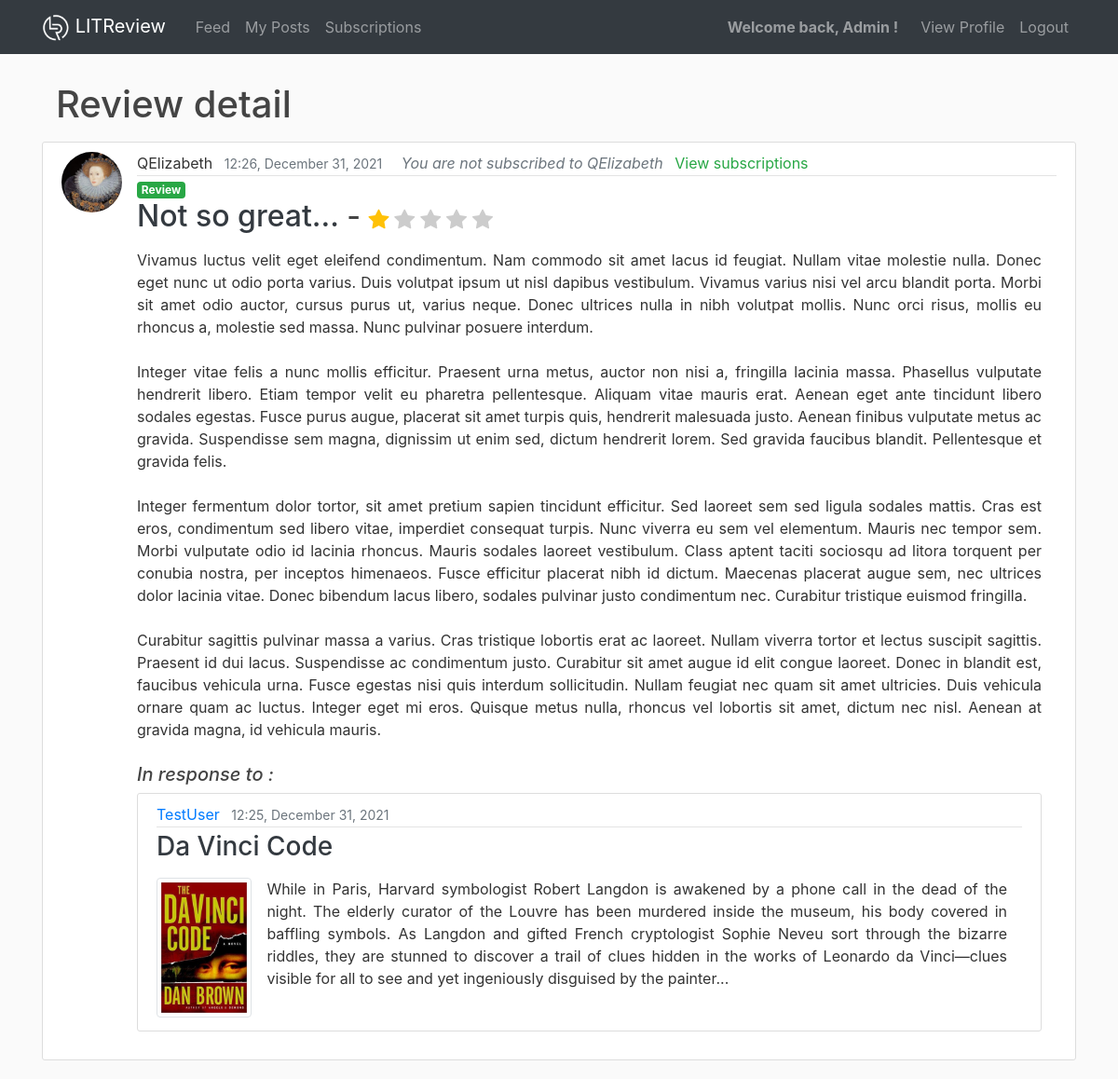
Page /review/50/detail (signed in) on the committed database.
### reviews/models.py (models this page shows, shortened)
class Review(models.Model):
    ticket = models.ForeignKey(to=Ticket, on_delete=models.CASCADE)
    rating = models.PositiveSmallIntegerField(validators=[MinValueValidator(1), MaxValueValidator(5)])
    headline = models.CharField(max_length=128)
    body = models.TextField(max_length=8192, blank=True)
    user = models.ForeignKey(
        to=settings.AUTH_USER_MODEL, on_delete=models.CASCADE)
    time_created = models.DateTimeField(default=timezone.now)

class Ticket(models.Model):
    title = models.CharField(max_length=128)
    description = models.TextField(max_length=2048, blank=True)
    user = models.ForeignKey(
        to=settings.AUTH_USER_MODEL, on_delete=models.CASCADE)
    time_created = models.DateTimeField(default=timezone.now)
    image = models.ImageField(blank=True, null=True, upload_to='reviews_img')
    if image is True:
        def save(self, *args, **kwargs):
            super().save()
            img = ImageOps.contain(
                Image.open(self.image.path),
                (200, 200),
                method=3
            )
            img.save(self.image.path)

### users/models.py (models this page shows, shortened)
class Profile(models.Model):
    user = models.OneToOneField(User, on_delete=models.CASCADE)
    image = models.ImageField(default='default.jpg', upload_to='profile_pics')

### reviews/views.py (the view)
# urls.py: path('review/<int:pk>/detail', views.review_detail, name='review-detail'),
@login_required
def review_detail(request, pk):
    review = Review.objects.get(id=pk)
    user = review.user
    followed_users = get_user_follows(user)
    context = {
        'post': review,
        'title': 'Review detail',
        'followed_users': followed_users
    }
    return render(request, 'reviews/post_detail.html', context)

### reviews/utils.py (called while the page is built)
def get_user_follows(user):
    follows = UserFollow.objects.filter(user=user)
    followed_users = []
    for follow in follows:
        followed_users.append(follow.followed_user)
    return followed_users

### reviews/templates/reviews/post_detail.html
{% extends "reviews/_base.html" %}
{% block content %}
<div class="container">
  <div class="row mb-2">
    <h1 class="col-8 py-2 mb-0">{{ title }}</h1>
  </div>
</div>
{% if title == 'Ticket detail' %}
  {% include 'reviews/ticket_snippet.html' %}
{% elif title == 'Review detail' %}
  {% include 'reviews/review_snippet.html' %}
{% endif %}
{% endblock content %}

### reviews/templates/reviews/_base.html (shortened to what this page needs)
<!DOCTYPE html>
{% load static %}
<html lang="en">
<head>
  <link rel="stylesheet" href="https://cdn.jsdelivr.net/npm/bootstrap@4.6.1/dist/css/bootstrap.min.css"
>
  <link rel="stylesheet" href="https://cdn.jsdelivr.net/npm/bootstrap-icons@1.7.2/font/bootstrap-icons.css">
  <link rel="stylesheet" type="text/css" href="{% static 'reviews/css/main.css' %}?version=2">
</head>
<body>
  <header class="site-header">
    <nav class="navbar navbar-expand-md navbar-dark bg-dark fixed-top">
      <div class="container">
        <a class="navbar-brand mr-4" href="{% url 'reviews-feed' %}">
          <img src="{% static 'reviews/img/logo_w.png' %}" width="30" height="30" alt="LITReview logo">
          LITReview
        </a>
        <div class="collapse navbar-collapse" id="navbarToggle">
          <div class="navbar-nav mr-auto">
            {% if user.is_authenticated %}
              <a class="nav-item nav-link" href="{% url 'reviews-feed' %}">Feed</a>
              <a class="nav-item nav-link" href="{% url 'my-posts' %}">My Posts</a>
              <a class="nav-item nav-link" href="{% url 'subscriptions' %}">Subscriptions</a>
            {% endif %}
          </div>
          <div class="navbar-nav">
            {% if user.is_authenticated %}
              <span class="navbar-text mr-3"><strong>Welcome back, {{ user.username }} !</strong></span>
              <a class="nav-item nav-link" href="{% url 'profile' %}">View Profile</a>
              <a class="nav-item nav-link" href="{% url 'logout' %}">Logout</a>
            {% else %}
              <a class="nav-item nav-link" href="{% url 'login' %}">Login</a>
              <a class="nav-item nav-link" href="{% url 'register' %}">Register</a>
            {% endif %}
          </div>
        </div>
      </div>
    </nav>
  </header>
  <main role="main" class="container">
    <div class="row">
      <div class="col-lg">
        {% block content %}{% endblock %}
      </div>
    </div>
  </main>
</body>
</html>

### reviews/templates/reviews/review_snippet.html (shortened to what this page needs)
<article class="media content-section">
  <img class="rounded-circle article-img" src="{{ post.user.profile.image.url }}"
       alt="{{ post.user.username }} profile picture">
  <div class="media-body">
    <div class="article-metadata">
      {% if post.user != user %}
        {% if post.user in followed_users %}
          <a class="mr-2 mb-0" href="{% url 'user-posts' post.user.id %}">{{ post.user }}</a>
        {% else %}
          <p class="mr-2 mb-0" style="display:inline">{{ post.user }}</p>
        {% endif %}
      {% else %}
        <a class="mr-2 mb-0" href="{% url 'my-posts' %}">{{ post.user }}</a>
      {% endif %}
      <small class="text-muted">{{ post.time_created|date:"H:i, F d, Y" }}</small>
      {% if post.user == user %}
        <a class="ml-3 text-primary" href="{% url 'review-update' post.id %}">Edit</a>
        <a class="ml-2 text-danger" href="{% url 'review-delete' post.id %}">Delete</a>
      {% elif post.user not in followed_users %}
        <div class="ml-3 text-muted" style="display:inline">
          <i>You are not subscribed to {{ post.user }}</i>
          <a class="ml-2 text-success" href="{% url 'subscriptions' %}">View subscriptions</a>
        </div>
      {% endif %}
    </div>
    <h6 class="mb-0"><span class="badge badge-success">Review</span></h6>
    <h2 class="mt-0">
      <a class="text-dark" href="{% url 'review-detail' post.id %}">{{ post.headline }}</a> -
      <p class="star-rating-{{ post.rating }}" style="font-size: 22px; color: #cccccc; display:inline">
        <i class="bi bi-star-fill"></i>
        <i class="bi bi-star-fill"></i>
        <i class="bi bi-star-fill"></i>
        <i class="bi bi-star-fill"></i>
        <i class="bi bi-star-fill"></i>
      </p>
    </h2>
    <div class="review-body">
      <p class="article-content text-justify mt-3 mr-3">{{ post.body }}</p>
    </div>
    <h5 class="mt-4"><i>In response to :</i></h5>
    <article class="media content-section mr-3">
      <div class="media-body">
        <div class="article-metadata">
          {% if post.ticket.user != user %}
            {% if post.ticket.user in followed_users %}
              <a class="mr-2 mb-0" href="{% url 'user-posts' post.ticket.user.id %}">{{ post.ticket.user }}</a>
            {% else %}
              <p class="mr-2 mb-0" style="display:inline">{{ post.ticket.user }}</p>
            {% endif %}
          {% else %}
            <a class="mr-2 mb-0" href="{% url 'my-posts' %}">{{ post.ticket.user }}</a>
          {% endif %}
          <small class="text-muted">{{ post.ticket.time_created|date:"H:i, F d, Y" }}</small>
        </div>
        <h3 class="mt-0">
          <a class="text-dark" href="{% url 'ticket-detail' post.ticket.id %}">{{ post.ticket.title }}</a>
        </h3>
        <div class="ticket-description">
          {% if post.ticket.image %}
            <img class="img-thumbnail float-left mb-1 mr-3" src="{{ post.ticket.image.url }}"
                 alt="{{ post.ticket.title }}">
          {% endif %}
          <p class="article-content text-justify mt-3 mr-3">{{ post.ticket.description }}</p>
        </div>
      </div>
    </article>
  </div>
</article>

### reviews/static/reviews/css/main.css (style rules this page uses)
body { background: #fafafa; color: #333333; margin-top: 5rem; }
h1, h2, h3, h4, h5, h6 { color: #444444; }
.site-header { color: #ffffff; }
.content-section { background: #ffffff; padding: 10px 20px; border: 1px solid #dddddd; border-radius: 3px; margin-bottom: 20px; }
.article-content { white-space: pre-line; }
.article-img { height: 65px; width: 65px; margin-right: 16px; }
.article-metadata { padding-bottom: 1px; margin-bottom: 4px; border-bottom: 1px solid #e3e3e3 }
.star-rating-1 i:first-child { color: #ffc107; }
.img-thumbnail { height: 150px; }

### rows in the picture
Review: user.profile.image (picture), user "QElizabeth", time_created "12:26, December 31, 2021", headline "Not so great...", body "Vivamus luctus velit eget eleifend condimentum. Nam commodo sit amet lacus id feugiat. Nullam vitae molestie nulla. Donec eget nunc ut odio porta varius. Duis volutpat ipsum ut nisl dapibus vestibulum. Vivamus varius nisi vel arcu blandit porta. Morbi sit amet odio auctor, cursus purus ut, varius neque. Donec ultrices nulla in nibh volutpat mollis. Nunc orci risus, mollis eu rhoncus a, molestie sed massa. Nunc pulvinar posuere interdum. Integer vitae felis a nunc mollis efficitur. Praesent urna metus, auctor non nisi a, fringilla lacinia massa. Phasellus vulputate hendrerit libero. Etiam tempor velit eu pharetra pellentesque. Aliquam vitae mauris erat. Aenean eget ante tincidunt libero…", ticket.user "TestUser", ticket.time_created "12:25, December 31, 2021", ticket "Da Vinci Code", ticket.image (picture), ticket.description "While in Paris, Harvard symbologist Robert Langdon is awakened by a phone call in the dead of the night. The elderly curator of the Louvre has been murdered inside the museum, his body covered in baffling symbols. As Langdon and gifted French cryptologist Sophie Neveu sort through the bizarre riddles, they are stunned to discover a trail of clues hidden in the works of Leonardo da Vinci—clues visible for all to see and yet ingeniously disguised by the painter..."

### other values in the picture
{{ user.username }} "Admin"
{{ title }} "Review detail"
